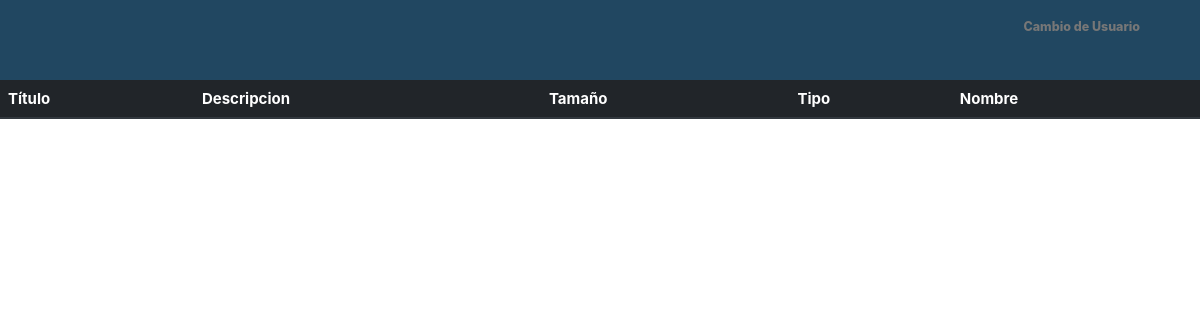
/index.php/alumno/verlista, run on an earlier commit of the app's database.
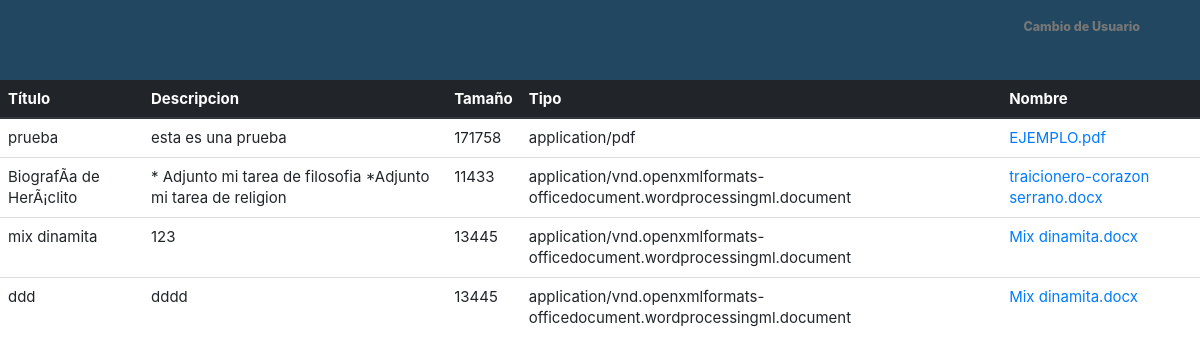
And on a later commit of the database.
### tables this page shows
CREATE TABLE `tbl_documentos` (
  `id_documento` int(10) unsigned NOT NULL,
  `titulo` varchar(150) DEFAULT NULL,
  `descripcion` mediumtext,
  `tamanio` int(10) unsigned DEFAULT NULL,
  `tipo` varchar(150) DEFAULT NULL,
  `nombre_archivo` varchar(255) DEFAULT NULL
);

### application/controllers/Alumno.php (called while the page is built, shortened)
<?php
class alumno extends CI_Controller {
    function __construct() {
        $this->load->model("m_alumno");
    }
     public function verlista() {
        $this->load->view("lista");
    }
}
?>

### index.php (called while the page is built, shortened)
<?php
require_once BASEPATH.'core/CodeIgniter.php';

### application/views/config.inc.php (called while the page is built, shortened)
<?php
class Conect_MySql {
     var $obj = array ( "dbname"	=>	"intranet",
                       "dbuser"		=>	"root"		,
                       "dbpwd"		=>	""		,
                       "dbhost"		=>	"localhost"	);
     var $db_connect_id = "";
    private function connect(){
		$this->db_connect_id = mysqli_connect($this->obj['dbhost'],$this->obj['dbuser'],$this->obj['dbpwd'],$this->obj['dbname']);
  }
function execute($query) {
        $this->q_id = mysqli_query($this->db_connect_id,$query);
	return $this->q_id;
    }
  public function fetch_row($q_id = "") {
        $result = mysqli_fetch_array($q_id);
        return $result;
    }
}
?>

### application/views/lista.php (the view, shortened to what this page needs)
<!DOCTYPE html>
<?php $this->load->view('templates/header.php'); ?>
<?php $this->load->view('templates/navbar.php'); ?>
<html>
    <head>
    </head>
    <body>
  <table class="table"  style=" font-size: 15px; ">
         <thead class="thead-dark">
                <tr>
                  <th scope="col">Título</th>
                  <th scope="col">Descripcion</th>
                  <th scope="col">Tamaño</th>
                  <th scope="col">Tipo</th>
                  <th scope="col">Nombre</th>
                </tr>
        </thead>
        <?php
        include 'config.inc.php';
        $db=new Conect_MySql();
            $sql = "select  * from tbl_documentos";
            $query = $db->execute($sql);
            while($datos=$db->fetch_row($query)){
                ?>
            <tr>
                <td><?php echo $datos['titulo']; ?></td>
                <td><?php echo $datos['descripcion']; ?></td>
                <td><?php echo $datos['tamanio']; ?></td>
                <td><?php echo $datos['tipo']; ?></td>
                <td><a href="<?= site_url('Alumno/VerArchivos') ?>?id=<?php echo $datos['id_documento']?>"><?php echo $datos['nombre_archivo']; ?></a></td>
            </tr>
          <?php  } ?>
        </table>
    </body>
</html>

### application/views/templates/header.php (shortened to what this page needs)
<!DOCTYPE html>
<html xmlns="http://www.w3.org/1999/xhtml">
    <head>
        <link href="<?php echo base_url() ?>assets/adminator/css/bootstrap.css" rel="stylesheet" />
        <link href="<?php echo base_url() ?>assets/adminator/css/font-awesome.css" rel="stylesheet" />
        <link href="<?php echo base_url() ?>assets/adminator/css/custom.css" rel="stylesheet" />
        <link href="<?php echo base_url() ?>assets/adminator/css/bootstrap.min.css" rel="stylesheet" />
    </head>
    <body>

### application/views/templates/navbar.php (shortened to what this page needs)
<div class="navbar navbar-inverse navbar-fixed-top">
    <span class="logout-spn" >
        <?php if ($this->session->userdata('username')): ?>
            <a class="navbar-brand" href="<?= site_url('login/logout') ?>">Desconectarse</a>
        <?php else : ?>
            <a class="navbar-brand" href="<?= site_url('login') ?>">Cambio de Usuario</a>
        <?php endif; ?>
    </span>
</div>

### assets/adminator/css/custom.css (style rules this page uses)
body { font-family: 'Open Sans', sans-serif; line-height:30px; }
.navbar-inverse { background-color: #214761; border-color: #F0F0F0; min-height: 80px; }
.logout-spn { float:right; color:#fff; font-size:25px; font-weight:800; margin:20px; margin: 10px 25px 10px 50px; }
.logout-spn a { text-decoration:none; }

What changed in the data, as far as the page shows it:
added tbl_documentos: titulo "prueba", descripcion "esta es una prueba", tamanio "171758", tipo "application/pdf", nombre_archivo "EJEMPLO.pdf"
added tbl_documentos: titulo "BiografÃ­a de HerÃ¡clito", descripcion "* Adjunto mi tarea de filosofia *Adjunto mi tarea de religion", tamanio "11433", tipo "application/vnd.openxmlformats-officedocument.wordprocessingml.document", nombre_archivo "traicionero-corazon serrano.docx"
added tbl_documentos: titulo "mix dinamita", descripcion "123", tamanio "13445", tipo "application/vnd.openxmlformats-officedocument.wordprocessingml.document", nombre_archivo "Mix dinamita.docx"
added tbl_documentos: titulo "ddd", descripcion "dddd", tamanio "13445", tipo "application/vnd.openxmlformats-officedocument.wordprocessingml.document", nombre_archivo "Mix dinamita.docx"
